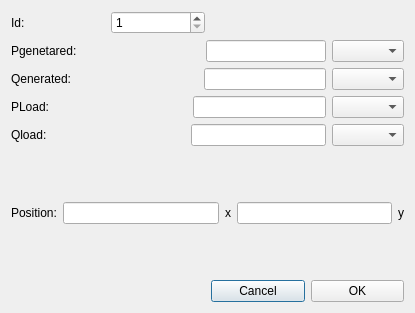
<?xml version="1.0" encoding="UTF-8"?>
<ui version="4.0">
 <class>WindowAddPq</class>
 <widget class="QDialog" name="WindowAddPq">
  <property name="windowModality">
   <enum>Qt::NonModal</enum>
  </property>
  <property name="geometry">
   <rect>
    <x>0</x>
    <y>0</y>
    <width>415</width>
    <height>313</height>
   </rect>
  </property>
  <property name="sizePolicy">
   <sizepolicy hsizetype="Fixed" vsizetype="Fixed">
    <horstretch>0</horstretch>
    <verstretch>0</verstretch>
   </sizepolicy>
  </property>
  <property name="focusPolicy">
   <enum>Qt::TabFocus</enum>
  </property>
  <property name="windowTitle">
   <string>Add PQ Bar</string>
  </property>
  <property name="modal">
   <bool>false</bool>
  </property>
  <layout class="QGridLayout" name="gridLayout">
   <item row="0" column="0">
    <layout class="QHBoxLayout" name="horizontalLayout_2">
     <item>
      <widget class="QLabel" name="label">
       <property name="text">
        <string>Id:</string>
       </property>
      </widget>
     </item>
     <item>
      <widget class="QSpinBox" name="spbId">
       <property name="minimum">
        <number>1</number>
       </property>
       <property name="maximum">
        <number>100000</number>
       </property>
       <property name="singleStep">
        <number>1</number>
       </property>
      </widget>
     </item>
    </layout>
   </item>
   <item row="1" column="0" colspan="2">
    <layout class="QHBoxLayout" name="horizontalLayout_3">
     <item>
      <widget class="QLabel" name="label_2">
       <property name="text">
        <string>Pgenetared: </string>
       </property>
      </widget>
     </item>
     <item>
      <spacer name="horizontalSpacer_2">
       <property name="orientation">
        <enum>Qt::Horizontal</enum>
       </property>
       <property name="sizeHint" stdset="0">
        <size>
         <width>40</width>
         <height>20</height>
        </size>
       </property>
      </spacer>
     </item>
     <item>
      <widget class="QLineEdit" name="lineEdit"/>
     </item>
     <item>
      <widget class="QComboBox" name="comboBox_2"/>
     </item>
    </layout>
   </item>
   <item row="2" column="0" colspan="2">
    <layout class="QHBoxLayout" name="horizontalLayout_4">
     <item>
      <widget class="QLabel" name="label_3">
       <property name="text">
        <string>Qenerated: </string>
       </property>
      </widget>
     </item>
     <item>
      <spacer name="horizontalSpacer">
       <property name="orientation">
        <enum>Qt::Horizontal</enum>
       </property>
       <property name="sizeHint" stdset="0">
        <size>
         <width>40</width>
         <height>20</height>
        </size>
       </property>
      </spacer>
     </item>
     <item>
      <widget class="QLineEdit" name="lineEdit_2"/>
     </item>
     <item>
      <widget class="QComboBox" name="comboBox_3"/>
     </item>
    </layout>
   </item>
   <item row="3" column="0" colspan="2">
    <layout class="QHBoxLayout" name="horizontalLayout_5">
     <item>
      <widget class="QLabel" name="label_4">
       <property name="text">
        <string>PLoad: </string>
       </property>
      </widget>
     </item>
     <item>
      <spacer name="horizontalSpacer_3">
       <property name="orientation">
        <enum>Qt::Horizontal</enum>
       </property>
       <property name="sizeHint" stdset="0">
        <size>
         <width>40</width>
         <height>20</height>
        </size>
       </property>
      </spacer>
     </item>
     <item>
      <widget class="QLineEdit" name="lineEdit_3"/>
     </item>
     <item>
      <widget class="QComboBox" name="comboBox_4"/>
     </item>
    </layout>
   </item>
   <item row="4" column="0" colspan="2">
    <layout class="QHBoxLayout" name="horizontalLayout_6">
     <item>
      <widget class="QLabel" name="label_5">
       <property name="text">
        <string>Qload: </string>
       </property>
      </widget>
     </item>
     <item>
      <spacer name="horizontalSpacer_4">
       <property name="orientation">
        <enum>Qt::Horizontal</enum>
       </property>
       <property name="sizeHint" stdset="0">
        <size>
         <width>40</width>
         <height>20</height>
        </size>
       </property>
      </spacer>
     </item>
     <item>
      <widget class="QLineEdit" name="lineEdit_4"/>
     </item>
     <item>
      <widget class="QComboBox" name="comboBox_5"/>
     </item>
    </layout>
   </item>
   <item row="5" column="0" colspan="2">
    <layout class="QHBoxLayout" name="horizontalLayout_7">
     <item>
      <widget class="QLabel" name="label_6">
       <property name="text">
        <string>Position:</string>
       </property>
      </widget>
     </item>
     <item>
      <widget class="QLineEdit" name="ledPx"/>
     </item>
     <item>
      <widget class="QLabel" name="label_7">
       <property name="text">
        <string>x</string>
       </property>
      </widget>
     </item>
     <item>
      <widget class="QLineEdit" name="ledPy"/>
     </item>
     <item>
      <widget class="QLabel" name="label_8">
       <property name="text">
        <string>y</string>
       </property>
      </widget>
     </item>
    </layout>
   </item>
   <item row="6" column="1">
    <layout class="QHBoxLayout" name="horizontalLayout">
     <item>
      <widget class="QPushButton" name="btnCancel">
       <property name="text">
        <string>Cancel</string>
       </property>
      </widget>
     </item>
     <item>
      <widget class="QPushButton" name="btnOk">
       <property name="text">
        <string>OK</string>
       </property>
      </widget>
     </item>
    </layout>
   </item>
  </layout>
 </widget>
 <resources/>
 <connections/>
</ui>
